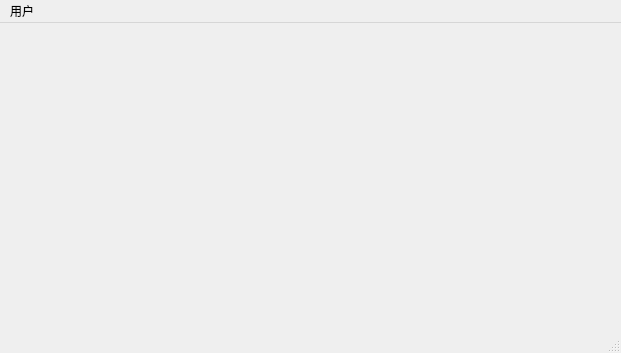
<?xml version="1.0" encoding="UTF-8"?>
<ui version="4.0">
 <class>MainWindow</class>
 <widget class="QMainWindow" name="MainWindow">
  <property name="geometry">
   <rect>
    <x>0</x>
    <y>0</y>
    <width>621</width>
    <height>353</height>
   </rect>
  </property>
  <property name="windowTitle">
   <string>MainWindow</string>
  </property>
  <widget class="QWidget" name="centralwidget">
   <layout class="QHBoxLayout" name="horizontalLayout">
    <item>
     <widget class="QStackedWidget" name="stackedWidget">
      <property name="sizePolicy">
       <sizepolicy hsizetype="Expanding" vsizetype="Expanding">
        <horstretch>0</horstretch>
        <verstretch>0</verstretch>
       </sizepolicy>
      </property>
      <property name="currentIndex">
       <number>0</number>
      </property>
      <widget class="QWidget" name="page"/>
      <widget class="QWidget" name="page_2"/>
     </widget>
    </item>
   </layout>
  </widget>
  <widget class="QMenuBar" name="menubar">
   <property name="geometry">
    <rect>
     <x>0</x>
     <y>0</y>
     <width>621</width>
     <height>23</height>
    </rect>
   </property>
   <widget class="QMenu" name="user_menu">
    <property name="title">
     <string>用户</string>
    </property>
    <addaction name="exitLogin_action"/>
   </widget>
   <addaction name="user_menu"/>
  </widget>
  <widget class="QStatusBar" name="statusbar"/>
  <action name="actions">
   <property name="text">
    <string>修改密码</string>
   </property>
  </action>
  <action name="actionxue">
   <property name="text">
    <string>xue</string>
   </property>
  </action>
  <action name="actions_2">
   <property name="text">
    <string>个人信息</string>
   </property>
  </action>
  <action name="exitLogin_action">
   <property name="text">
    <string>退出登录</string>
   </property>
  </action>
 </widget>
 <resources/>
 <connections/>
</ui>
